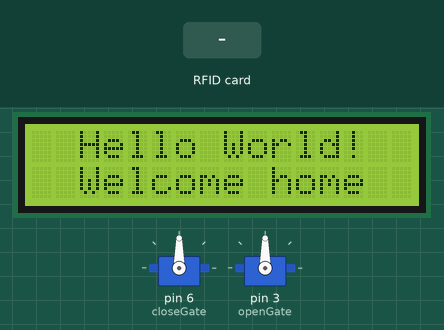
Bench run of a sketch on a simulated Arduino Uno, built with avr-gcc and run on an emulated ATmega328P. On the bench: 16×2 character LCD, 2 × servo. Wiring (inferred from the names in the program): 2 × IR receiver: data pin 7 / data A0. The inputs (shaded band) are chosen by the test bench. What the sketch prints to the serial monitor is not drawn.

Above: at 1.3 s.
1.4 s: RFID card 23 7A 69 04 held to the reader
4.4 s: RFID card 5E 7A 19 C4 held to the reader
At 4.62 s:
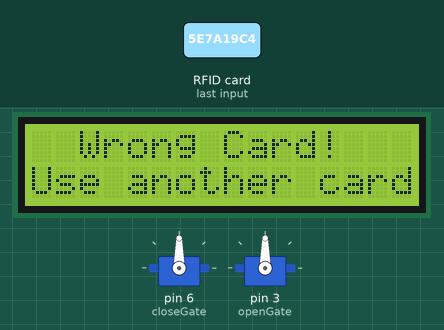
6.2 s: RFID card 5E 7A 19 C4 held to the reader
9.2 s: RFID card E3 B1 20 00 held to the reader
12.2 s: RFID card A4 72 C7 AA held to the reader
21.2 s: RFID card 23 7A 69 04 held to the reader
Timing chart, 0 to 24.2 s (numbered marks = the images above; inputs shaded):
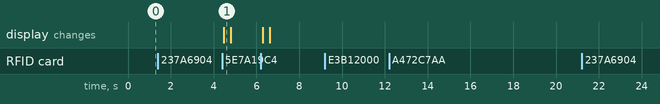

The sketch:

EmbeddedS_Final_Project.ino
```cpp
#include <LiquidCrystal_I2C.h>
#include <Wire.h>
#include <Servo.h>
#include <SPI.h>
#include <MFRC522.h>

#define MAX_SLOT 3    // Max capacity of the car park

#define RST_PIN  9    // Pin RST for MFRC522
#define SS_PIN   10   // Pin SS for MFRC522
#define ir_close A0   // ir pin close gate
#define ir_open  7    // ir pin open gate

#define VCC_RFID     5    // define new vcc for ir open gate pin
#define GND_RFID     4    // define new gnd for ir open gate pin
#define VCC_IR_CLOSE A2   // define new vcc for ir close gate pin
#define GND_IR_CLOSE A1   // define new gnd for ir close gate pin
#define GND_IR_OPEN  8    // define new gnd for ir open gate pin

MFRC522 mfrc522(SS_PIN, RST_PIN);   // Create MFRC522 instance.
LiquidCrystal_I2C lcd(0x27,16,2);   // set the LCD address to 0x27 for a 16 chars and 2 line display
Servo openGate, closeGate;   // create servo object to control a servo

int slot;            // number of slot in present
int pos = 0;         // variable to store the servo position
int x_open = 1;      // ir open value
int x_close = 1;     // ir close value
int flag_open = 0;   // check ir open status
int flag_close = 0;  // check ir close status

// Print to LCD default line
void Default(){
  lcd.clear();
  lcd.setCursor(2,0);
  lcd.print("Hello World!");
  lcd.setCursor(2,1);
  lcd.print("Welcome home");
}

// Print to LCD to greet the vehicle coming in the park
void Greeting() {
  lcd.clear();
  lcd.setCursor(4,0);
  lcd.print("Welcome!");
  lcd.setCursor(0,1);
  lcd.print("Have a good day.");
}

// Print to LCD to notify the vehicle using wrong card
void WrongCard() {
  lcd.clear();
  lcd.setCursor(2,0);
  lcd.print("Wrong Card!");
  lcd.setCursor(0,1);
  lcd.print("Use another card!");
}

// Print to LCD to notify that the car park is full
void FullPark(){
  lcd.clear();
  lcd.setCursor(0,0);
  lcd.print("The park is full");
  lcd.setCursor(2,1);
  lcd.print("Come later!");
}

// Open the gate
void Open(Servo myservo) {
  for (pos = 90; pos >= 0; pos -= 1) {
    myservo.write(pos);
    delay(10);
  }
}

// Close the gate
void Close(Servo myservo) {
  for (pos = 0; pos <= 90; pos += 1) {
    myservo.write(pos);
    delay(10);
  }
}

void setup() {
  Serial.begin(9600);
  slot = 0;
  SPI.begin();          // Initiate  SPI bus
  mfrc522.PCD_Init();   // Initiate MFRC522

  lcd.init();       // lcd setup
  lcd.backlight();

  closeGate.attach(6);  // attaches the servo on pin 6 to the servo object
  closeGate.write(90);  // servo at close start position
  openGate.attach(3);   // attaches the servo on pin 3 to the servo object
  openGate.write(90);   // servo at open start position

  pinMode(ir_close,INPUT);  // pin 7 to ir value
  pinMode(ir_open,INPUT);   // pin 8 to ir value

  pinMode(VCC_RFID,OUTPUT);     // define a digital pin as output
  digitalWrite(VCC_RFID,HIGH);  // set the above pin as high
  pinMode(GND_RFID,OUTPUT);     // define a digital pin as output
  digitalWrite(GND_RFID,LOW);   // set the above pin as low

  pinMode(VCC_IR_CLOSE,OUTPUT);     // define a digital pin as output
  digitalWrite(VCC_IR_CLOSE,HIGH);  // set the above pin as high
  pinMode(GND_IR_CLOSE,OUTPUT);     // define a digital pin as output
  digitalWrite(GND_IR_CLOSE,LOW);   // set the above pin as low
  pinMode(GND_IR_OPEN,OUTPUT);      // define a digital pin as output
  digitalWrite(GND_IR_OPEN,LOW);    // set the above pin as low

  Default();  // print default line to LCD
  Serial.println("Put your card to the reader...");
  Serial.println();
}

void loop() {
  // Print to LCD default line when there isn't any vehicle at the open gate
  if( x_open==1 ) {
    Default();  // print default line to LCD
  }

  // Check if the open gate haven't closed since the vehicle passed
  if( x_open==1 && flag_open==1 && openGate.read()==0 ) {
    flag_open=0;
    delay(1000);
    Close(openGate);
    // delay(300);
    // Default();  // print default line to LCD
    slot++;
  }

// EXIT GATE
  x_close = digitalRead(ir_close);  // ir close value

  // Open the gate
  if( x_close==0 && flag_close==0 ) {
    flag_close=1;
    delay(200);
    Open(closeGate);
  }
  // Close the gate
  if( x_close==1 && flag_close==1 ) {
    flag_close=0;
    slot--;
    if(slot < 0) slot = 0;
    delay(2000);
    Close(closeGate);
  }


// OPEN GATE
  x_open = digitalRead(ir_open);  // ir open value

  // Look for new cards
  if ( ! mfrc522.PICC_IsNewCardPresent()) {
    return;
  }
  // Select one of the cards
  if ( ! mfrc522.PICC_ReadCardSerial()) {
    return;
  }
  if (mfrc522.PICC_IsNewCardPresent()) {
    Default();  // print default line to LCD
  }
  // Show UID on serial monitor
  Serial.print("UID tag :");
  String content= "";  // UID of new card

  for (byte i = 0; i < mfrc522.uid.size; i++)
  {
    content.concat(String(mfrc522.uid.uidByte[i] < 0x10 ? " 0" : " "));
    content.concat(String(mfrc522.uid.uidByte[i], HEX));
  }
  Serial.println();
  Serial.print("Message : ");
  content.toUpperCase();

  // Check UID of vehicle's card
  if (content.substring(1) == "23 7A 69 04" || content.substring(1) == "E3 B1 20 00" || content.substring(1) == "A4 72 C7 AA") { //change here the UID of the cards that you want to give access
    if(slot < MAX_SLOT) {
      if( x_open==0 && flag_open==0 ) {
        flag_open=1;
        Greeting();  // Print greeting line to LCD
        Open(openGate);   // Open the open gate
      }
    }
    if(slot == MAX_SLOT) {
      FullPark();
    }
  }
  else {
    WrongCard();  // Print wrong card line to LCD
  }

  delay(300);
}
```

Measured:
- after the input at 1.4 s, every drawn part: stays the same
- after the input at 4.4 s, the display: changes after 0.07 s (image 1)
- after the input at 9.2 s, every drawn part: stays the same
- after the input at 12.2 s, every drawn part: stays the same
- after the input at 21.2 s, every drawn part: stays the same
